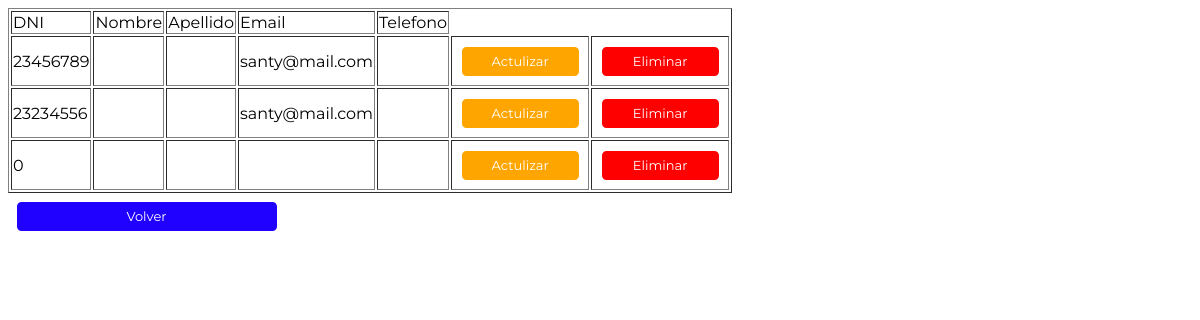
The app's page /pages/tabla-profesores.php with its own data.
### tables this page shows
CREATE TABLE `profesores` (
  `numLegajo` int(11) NOT NULL,
  `Nombre_profesor` varchar(255) NOT NULL,
  `Apellido_profesor` varchar(255) NOT NULL,
  `nacionalidad` varchar(255) NOT NULL,
  `DNI` int(11) NOT NULL,
  `Cuil` varchar(255) NOT NULL,
  `Edad` int(11) NOT NULL,
  `Fecha de nacimiento` date NOT NULL,
  `Numero de telefono` int(11) NOT NULL,
  `Numero de celular` int(11) NOT NULL,
  `Domicilio` varchar(255) NOT NULL,
  `Domicilio_piso` varchar(255) NOT NULL,
  `Domicilio_depto` varchar(255) NOT NULL,
  `Localidad` varchar(255) NOT NULL,
  `Partido` varchar(255) NOT NULL,
  `Mail` varchar(255) NOT NULL,
  `Mail_abc` varchar(255) NOT NULL,
  `Titulo` varchar(255) NOT NULL,
  `Legajo` varchar(255) NOT NULL,
  `Files` int(11) NOT NULL,
  `Fecha de ingreso` date NOT NULL,
  `Estado` varchar(255) NOT NULL
);

### pages/tabla-profesores.php (the view, shortened to what this page needs)
<?php
include("../php/lib/conn.php");
?>
<!DOCTYPE html>
<html lang="en">
<head>
  <link rel="stylesheet" href="../css/style.css" />
</head>
<body>
  <table border="1">
    <tr>
      <td>
        DNI
      </td>
      <td>
        Nombre
      </td>
      <td>
        Apellido
      </td>
      <td>
        Email
      </td>
      <td>
        Telefono
      </td>
    </tr>
    <?php
    $sql = "SELECT * from profesores";
    $result = mysqli_query($conn, $sql);
    while ($mostrar = mysqli_fetch_array($result)) {
    ?>
      <tr>
        <td><?php echo $mostrar['DNI'] ?></td>
        <td><?php echo $mostrar['Nombre'] ?></td>
        <td><?php echo $mostrar['Apellido'] ?></td>
        <td><?php echo $mostrar['Mail'] ?></td>
        <td><?php echo $mostrar['numeroDeTelefono'] ?></td>
        <td><a href="../php/modificar-docente.php?idDocente=<?php echo $mostrar["idDocente"]; ?>" class="button-medium-update">Actulizar</a></td>
        <td><a href="tabla-profesores.php?idDocente=<?php echo $mostrar["idDocente"]; ?>" class="button-medium-delete">Eliminar</a></td>
      </tr>
    <?php
    }
    ?>
  </table>
  <a href="../../index.html">Volver</a>
</body>
</html>

### css/style.css (style rules this page uses)
body { font-family: "Montserrat", ui-sans-serif, system-ui, -apple-system, BlinkMacSystemFont, "Segoe UI", Roboto, "Helvetica Neue", Arial, "Noto Sans", sans-serif, "Apple Color Emoji", "Segoe UI Emoji", "Segoe UI Symbol", "Noto Color Emoji"; }
.button-medium-delete { color: white; cursor: pointer; font-family: "Montserrat", ui-sans-serif, system-ui, -apple-system, BlinkMacSystemFont, "Segoe UI", Roboto, "Helvetica Neue", Arial, "Noto Sans", sans-serif, "Apple Color Emoji", "Segoe UI Emoji", "Segoe UI Symbol", "Noto Color Emoji"; font-size: small; border: solid 0.2em; border-radius: 0.5em; width: 8em; padding: 0.5em; margin: 0.5em; display: inline-block; justify-content: center; background-color: red; }
.button-medium-update { color: white; cursor: pointer; font-family: "Montserrat", ui-sans-serif, system-ui, -apple-system, BlinkMacSystemFont, "Segoe UI", Roboto, "Helvetica Neue", Arial, "Noto Sans", sans-serif, "Apple Color Emoji", "Segoe UI Emoji", "Segoe UI Symbol", "Noto Color Emoji"; font-size: small; border: solid 0.2em; border-radius: 0.5em; width: 8em; padding: 0.5em; margin: 0.5em; display: inline-block; justify-content: center; background-color: orange; }
a { text-decoration: none; color: white; cursor: pointer; font-family: "Montserrat", ui-sans-serif, system-ui, -apple-system, BlinkMacSystemFont, "Segoe UI", Roboto, "Helvetica Neue", Arial, "Noto Sans", sans-serif, "Apple Color Emoji", "Segoe UI Emoji", "Segoe UI Symbol", "Noto Color Emoji"; font-size: small; border: solid 0.2em; border-radius: 0.5em; width: 19em; padding: 0.5em; margin: 0.5em; display: inline-block; justify-content: center; text-align: center; background-color: #2000ffff; }

### records on screen
profesores: DNI "23456789", Mail "santy@mail.com"
profesores: DNI "23234556", Mail "santy@mail.com"
profesores: DNI "0"
